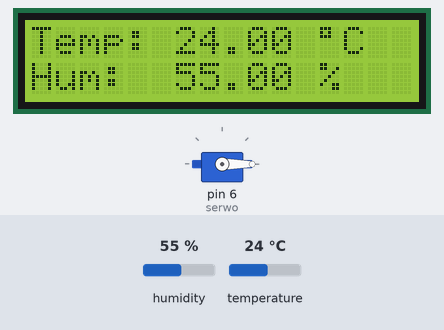
A sketch run on a simulated Arduino Uno, built with avr-gcc and run on an emulated ATmega328P. On the bench: 16×2 character LCD, servo. The test bench sets the inputs (shaded band); at power-on: temperature 24 °C, humidity 55 %. What the sketch prints to the serial monitor is not drawn.

Above: at 1.7 s.
1.8 s: temperature set to 33 °C
At 4.3 s:
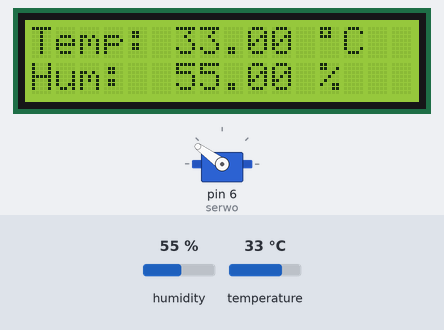
4.7 s: temperature set to 41 °C
At 6.6 s:
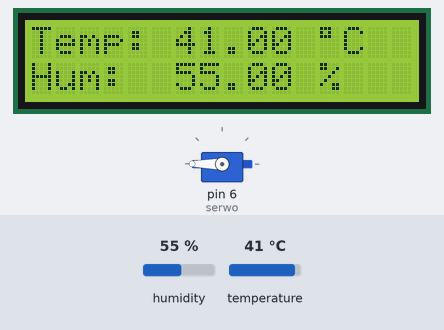
7.6 s: temperature set to 28 °C
At 10.1 s:
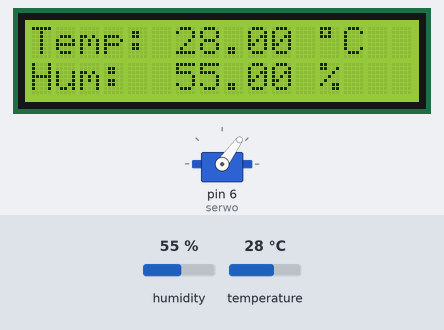
10.8 s: humidity set to 22 %
At 12.4 s:
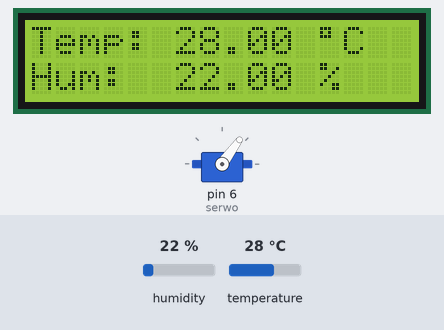
13.7 s: humidity set to 40 %
At 15.9 s:
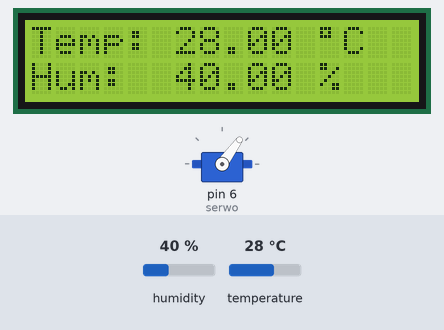
Timing chart, 0 to 17.4 s (numbered marks = the images above; inputs shaded):
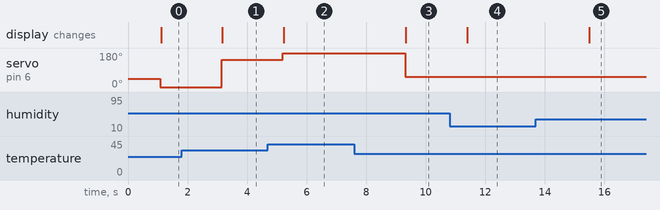

Measured:
- after the input at 1.8 s, servo on pin 6 (serwo): 0° → 144° after 1.3 s; the display: changes after 1.4 s (image 1)
- after the input at 4.7 s, servo on pin 6 (serwo): 144° → 180° after 0.50 s; the display: changes after 0.53 s (image 2)
- after the input at 7.6 s, servo on pin 6 (serwo): 180° → 54° after 1.7 s; the display: changes after 1.7 s (image 3)
- after the input at 10.8 s, the display: changes after 0.59 s (image 4)
- after the input at 13.7 s, the display: changes after 1.8 s (image 5)

The sketch:

Zadanie.ino.ino.ino
```cpp
//Napisz program dokonujący pomiaru temperatury
//- Temperatura zostanie wyswietlona na wyswietlaczu
//- Po przekroczeniu okreslonej temperatury obroci serwo o wybrany kat.
#include <Servo.h>
#include <DHT.h>
#include <Wire.h>
#include <LCD.h>
#include <LiquidCrystal_I2C.h>


//Constants
#define DHTPIN 8     // what pin we're connected to
#define DHTTYPE DHT11   // DHT 22  (AM2302)
DHT dht(DHTPIN, DHTTYPE); //// Initialize DHT sensor for normal 16mhz Arduino

//ALWAYS USE THIS WITH LCD I2C and Addres 0x3F
#define I2C_ADDR 0x3F
#define BACKLIGHT_PIN 3
#define En_pin 2
#define Rw_pin 1
#define Rs_pin 0
#define D4_pin 4
#define D5_pin 5
#define D6_pin 6
#define D7_pin 7
LiquidCrystal_I2C lcd(0x27, 2, 1, 0, 4, 5, 6, 7, 3, POSITIVE);  // Ustawienie adresu ukladu na 0x27
Servo serwo;
int pozycja = 45;
int zmiana = 45;

//Variables
int chk;
float hum;  //Stores humidity value
float temp; //Stores temperature value
int val;

void setup() {
  Serial.begin(9600);
  dht.begin();
  lcd.begin(16,2);
  lcd.setBacklightPin(BACKLIGHT_PIN,POSITIVE);
  lcd.setBacklight(HIGH);
  serwo.attach(6);
  serwo.write(pozycja);

}

void loop() {
  delay(1000);
  //Read data and store it to variables hum and temp
  hum = dht.readHumidity();
  temp = dht.readTemperature();
  val = map(temp, 25, 35, 0, 180);
  serwo.write(val);
//  if(temp > 26)
//  {
//    if(pozycja == 90)
//    {
//      pozycja = 45;
//      serwo.write(pozycja);
//      delay(1000);
//    }
//    else
//    {
//      pozycja = pozycja + zmiana;
//      serwo.write(pozycja);
//      delay(1000);
//    }
//  }
  //Print temp and humidity values to serial monitor
  Serial.print("Humidity: ");
  Serial.print(hum);
  Serial.print(" %, Temp: ");
  Serial.print(temp);
  Serial.println(" Celsius");

  lcd.clear();
  lcd.setCursor(0,0);
  lcd.print("Temp: ");
  lcd.print(temp);
  lcd.print(" ");
  lcd.print((char)223);
  lcd.print("C");
  lcd.setCursor(0,1);
  lcd.print("Hum:  ");
  lcd.print(hum);
  lcd.print(" %");


  delay(1000);


}
```
